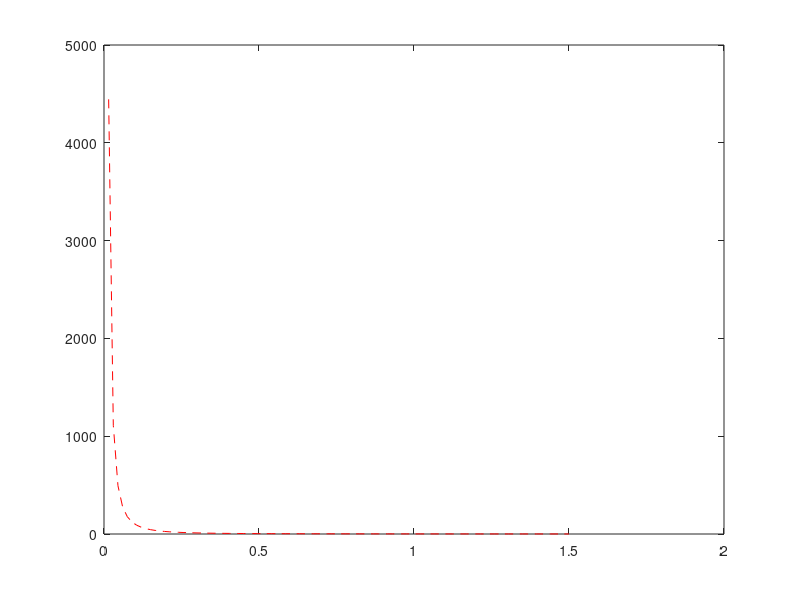

This figure's MATLAB source: (Note: this script raises an error after producing the figure.)
%% Set up workspace
%close all;
%clear all;
%clc;

%% Initialise variables
a = 0.01;
b = 10;
r0 = [1,0,1];

r = 0.9;

t_range = [0,180];

x_max = 1.5; %x_max = 1000;
x_min = 0;

%%
x_range = [0,x_max];
p_range = [0,10];
v_range = [-0.3,0.3];

n = 11;

init = [linspace(x_range(1),x_range(2),n)', zeros(n,1), ones(n,1)*p_range(1);...
        ones(n,1)*x_range(2), zeros(n,1), linspace(p_range(1),p_range(2),n)';...
        linspace(x_range(2),x_range(1),n)', zeros(n,1), ones(n,1)*p_range(2)];
    
%init = [0.9,0,1];

%% Calculate trajectory
x = linspace(x_range(1),x_range(2),101);

figure;
plot(x,(1./(x.^2)),'r--')
hold on
for i = 1:size(init,1)
    [t,y] = InitialModel(a,b,r,init(i,:),[x_min,x_max],t_range);
    plot(y(1,:),y(3,:),'g-')
end
xlabel('Position'); ylabel('Pressure')
ylim(p_range); xlim(x_range)

%% 3D Init
x_values = linspace(x_range(1),x_range(2),16);
v_values = linspace(v_range(1),v_range(2),n);
p_values = linspace(p_range(1),p_range(2),n);

init = CreateInitialConditions(x_values,v_values,p_values);


%% Calculate trajectory
x = linspace(x_range(1),x_range(2),101);

figure;
plot3(x,zeros(size(x)),(1./(x.^2)),'r--')
hold on
for i = 1:size(init,1)
    [t,y] = InitialModel(a,b,r,init(i,:),[x_min,x_max],t_range);
    plot3(y(1,:),y(2,:),y(3,:),'g-')
end
xlabel('Position'); ylabel('Velocity'); zlabel('Pressure')
xlim(x_range); ylim(v_range); zlim(p_range)

function [init] = CreateInitialConditions(x_vals,v_vals,p_vals)
    %init = [0.99, 0, 1];
    x = length(x_vals); v = length(v_vals); p = length(p_vals);
    init = zeros(v*p+x*v+2*x*p,3);
    
    % Bottom surface - p = 0
    [X,V] = meshgrid(x_vals,v_vals);
    init(1:x*v,:) = [X(:), V(:), p_vals(1)*ones(size(X(:)))];
    
    % Side surface 1 - v = -0.3
    [X,P] = meshgrid(x_vals,p_vals);
    init(x*v+1:x*v+x*p,:) = [X(:), v_vals(1)*ones(size(X(:))), P(:)];
    
    % Side surface 2 - v = 0.3
    init(x*v+x*p+1:x*v+2*x*p,:) = [X(:), v_vals(end)*ones(size(X(:))), P(:)];
    
    % Back surface - x = 1
    [V,P] = meshgrid(v_vals,p_vals);
    init(x*v+2*x*p+1:v*p+x*v+2*x*p,:) = [x_vals(end)*ones(size(V(:))), V(:), P(:)];
end